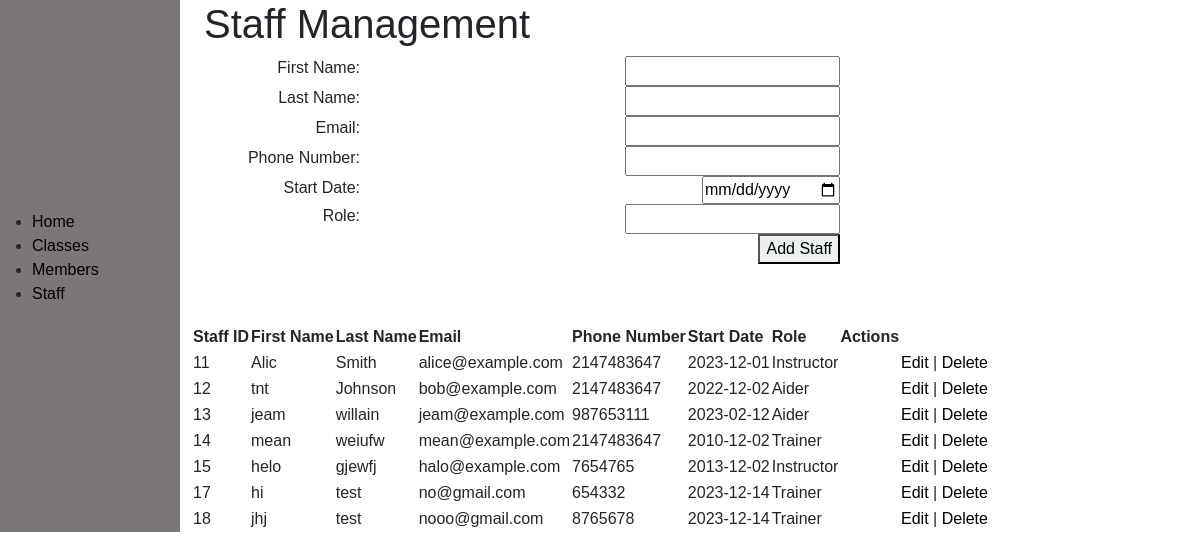
Screenshot of /gymmanagement/staff.php with the database file from the repository.
### tables this page shows
CREATE TABLE `staff` (
  `staffid` int(10) NOT NULL,
  `firstname` varchar(15) NOT NULL,
  `lastname` varchar(15) NOT NULL,
  `email` varchar(30) NOT NULL,
  `phonenumber` int(10) NOT NULL,
  `startdate` date NOT NULL,
  `role` varchar(15) NOT NULL
);

### gymmanagement/staff.php (the view, shortened to what this page needs)
<!DOCTYPE html>
<html lang="en">
<head>
    <link href="https://cdn.jsdelivr.net/npm/bootstrap@5.2.3/dist/css/bootstrap.min.css" rel="stylesheet">
    <link rel="stylesheet" href="stylingfile.css">
</head>
    <div class = navbar>
        <nav>
            <ul>
                <li><a href="homepage.php">Home</a></li>
                <li><a href="classes.php">Classes</a></li>
                <li><a href="members.php">Members</a></li>
                <li><a href="staff.php">Staff</a></li>
            </ul>
        </nav>
    </div>
<body>
    <h1>Staff Management</h1>
    <form action="staff.php" method="post">
    <div class = "staffform">
        <label for="firstname">First Name:</label>
        <input type="text" id="firstname" name="firstname" required><br>
        <label for="lastname">Last Name:</label>
        <input type="text" id="lastname" name="lastname" required><br>
        <label for="email">Email:</label>
        <input type="email" id="email" name="email" required><br>
        <label for="phonenumber">Phone Number:</label>
        <input type="text" id="phonenumber" name="phonenumber" required><br>
        <label for="startdate">Start Date:</label>
        <input type="date" id="startdate" name="startdate" required><br>
        <label for="role">Role:</label>
        <input type="text" id="role" name="role" required><br>
        <input type="submit" value="Add Staff">
</div>
    </form>
<?php
    include 'db_connect.php';
    $stmt = $conn->prepare("SELECT * FROM staff");
    $stmt->execute();
    $staffMembers = $stmt->fetchAll(PDO::FETCH_ASSOC);
    ?>
    <table>
        <tr>
            <th>Staff ID</th>
            <th>First Name</th>
            <th>Last Name</th>
            <th>Email</th>
            <th>Phone Number</th>
            <th>Start Date</th>
            <th>Role</th>
            <th>Actions</th>
        </tr>
        <?php foreach ($staffMembers as $member): ?>
            <tr>
                <td><?php echo htmlspecialchars($member['staffid']); ?></td>
                <td><?php echo htmlspecialchars($member['firstname']); ?></td>
                <td><?php echo htmlspecialchars($member['lastname']); ?></td>
                <td><?php echo htmlspecialchars($member['email']); ?></td>
                <td><?php echo htmlspecialchars($member['phonenumber']); ?></td>
                <td><?php echo htmlspecialchars($member['startdate']); ?></td>
                <td><?php echo htmlspecialchars($member['role']); ?></td>
                <td>
                <td>
    <a href="staff.php?edit=<?php echo $member['staffid']; ?>">Edit</a> |
    <a href="staff.php?delete=<?php echo $member['staffid']; ?>" onclick="return confirm('Are you sure?');">Delete</a>
</td>
                </td>
            </tr>
        <?php endforeach; ?>
    </table>
<?php
include 'db_connect.php';
if (isset($_GET['edit']) && ctype_digit($_GET['edit'])) {
    $staffID = $_GET['edit'];
    $stmt = $conn->prepare("SELECT * FROM staff WHERE staffid = :staffid");
    $stmt->bindParam(':staffid', $staffID, PDO::PARAM_INT);
    $stmt->execute();
    $staff = $stmt->fetch(PDO::FETCH_ASSOC);
    if (!$staff) {
        echo "Staff member not found.";
        exit();
    }
} else {
    exit();
}
?>

### gymmanagement/stylingfile.css (style rules this page uses)
body { font-family: Arial, sans-serif; background-color: #ffffff; position: relative; }
h1 { padding-left: 17%; position: relative; }
form { position: left; width: 70%; text-align: right; }
label { width: 30%; position: absolute; left: 0%; text-align: right; margin-right: 3%; }
input[type=submit] { position: relative; background-color: #ecf0f1; }
table { margin-top: 5%; position:relative; left: 16%; }
div.navbar { width: 15%; background-color: rgb(124, 118, 118); height: 100%; position: absolute; }
a { color: black; text-decoration: none; }

### rows the page displays
staff: staffid "11", firstname "Alic", lastname "Smith", email "alice@example.com", phonenumber "2147483647", startdate "2023-12-01", role "Instructor"
staff: staffid "12", firstname "tnt", lastname "Johnson", email "bob@example.com", phonenumber "2147483647", startdate "2022-12-02", role "Aider"
staff: staffid "13", firstname "jeam", lastname "willain", email "jeam@example.com", phonenumber "987653111", startdate "2023-02-12", role "Aider"
staff: staffid "14", firstname "mean", lastname "weiufw", email "mean@example.com", phonenumber "2147483647", startdate "2010-12-02", role "Trainer"
staff: staffid "15", firstname "helo", lastname "gjewfj", email "halo@example.com", phonenumber "7654765", startdate "2013-12-02", role "Instructor"
staff: staffid "17", firstname "hi", lastname "test", email "no@gmail.com", phonenumber "654332", startdate "2023-12-14", role "Trainer"
staff: staffid "18", firstname "jhj", lastname "test", email "nooo@gmail.com", phonenumber "8765678", startdate "2023-12-14", role "Trainer"
